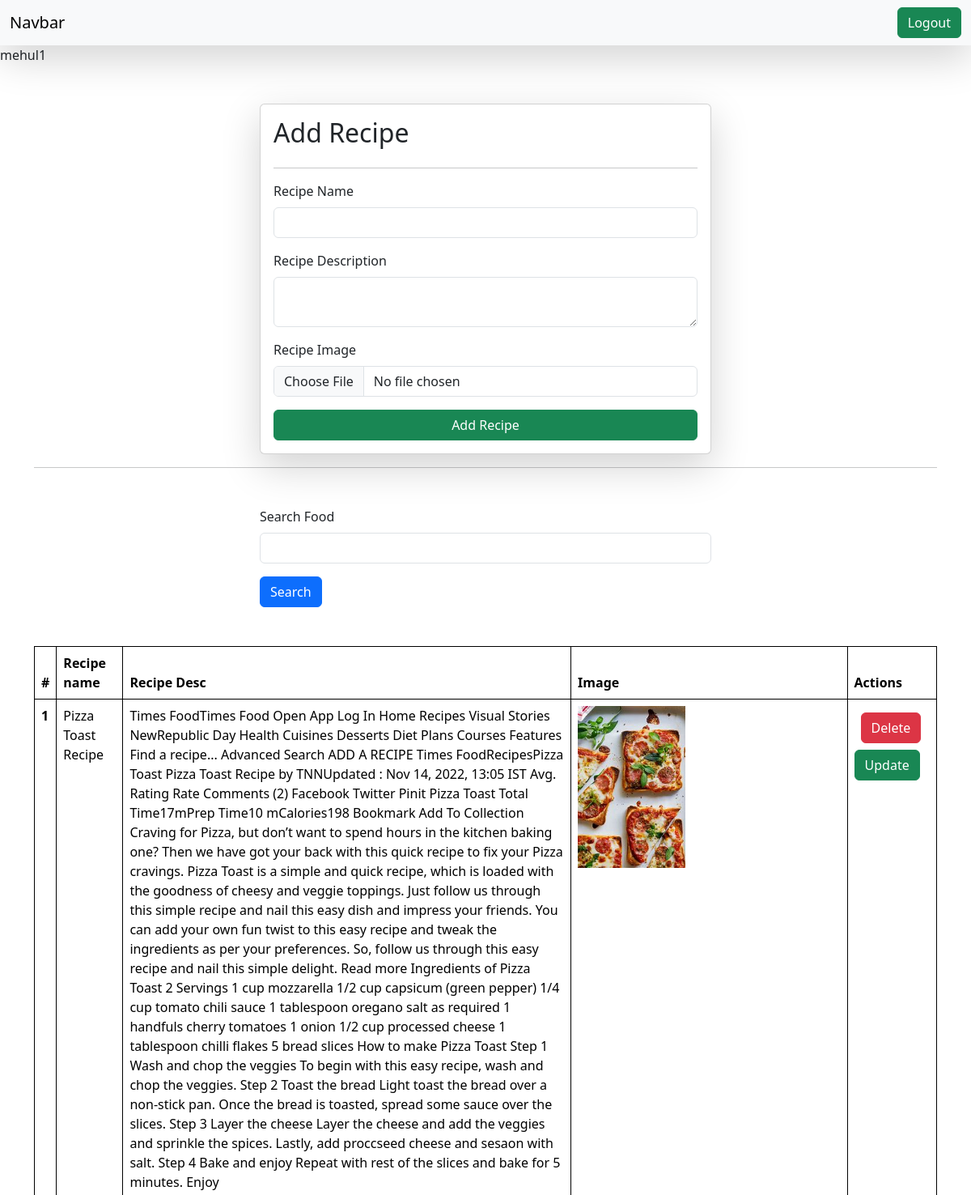
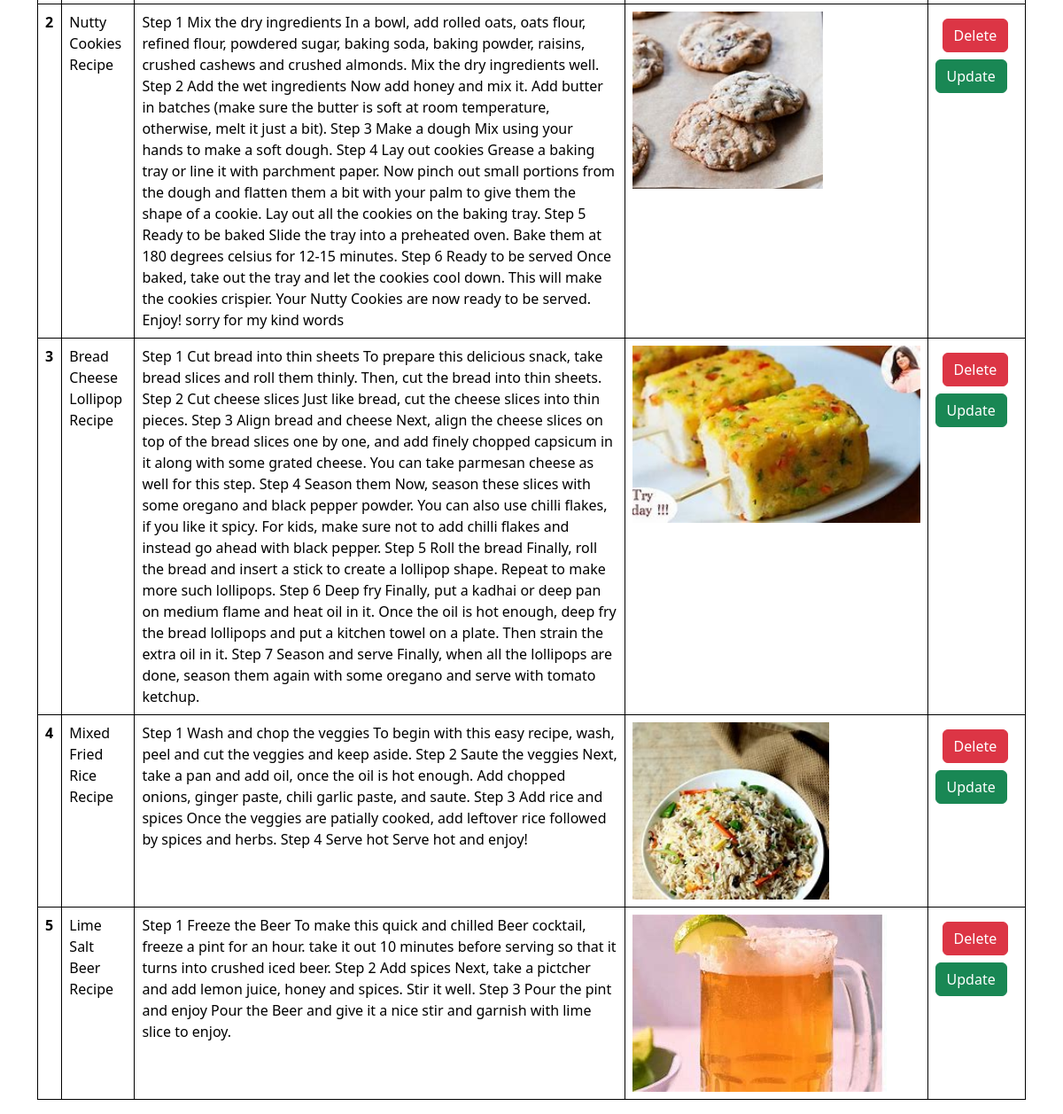
Page /recipes/ (signed in) on the committed database (2 pictures, top to bottom).
### vege/models.py (models this page shows)
class Recipe(models.Model):
    user = models.ForeignKey(User,on_delete=models.SET_NULL,null=True,blank=True)
    recipe_name = models.CharField(max_length=100)
    recipe_description = models.TextField()
    recipe_image = models.ImageField(upload_to="recipe")
    recipe_view_count = models.IntegerField(default=1)

### vege/views.py (the view, shortened to what this page needs)
# urls.py: path('recipes/',recipes,name="recipes"),
@login_required(login_url="/login/")
def recipes(request):
    queryset = Recipe.objects.all()
    if request.GET.get('search'):
        queryset = queryset.filter(recipe_name__icontains = request.GET.get('search'))
        print(f"Search Query: {request.GET.get('search')}")
    context = {'recipes':queryset}
    return render(request, 'recipes.html',context)

### vege/templates/recipes.html (shortened to what this page needs)
{% extends "base.html" %}
{% block start %}
{{request.user}}
<div class="container mt-5">
    <form class="col-6 mx-auto card p-3 shadow-lg" method="post" enctype="multipart/form-data">
        <h2>Add Recipe</h2>
    <hr>
        <div class="mb-3">
          <label for="exampleInputEmail1" class="form-label">Recipe Name</label>
          <input name="recipe_name" required type="text" class="form-control">
        </div>
        <div class="mb-3">
          <label for="exampleInputPassword1" required class="form-label">Recipe Description</label>
          <textarea class="form-control" name="recipe_description"></textarea>
        </div>
        <div class="mb-3">
            <label for="exampleInputPassword1" class="form-label">Recipe Image</label>
            <input type="file" name="recipe_image" class="form-control">
          </div>
        <button type="submit" class="btn btn-success">Add Recipe</button>
      </form>
      <hr>
      <div class="mt-5">
        <div class="mx-auto col-6">
            <form>
                <div class="mb-3">
                    <label for="exampleInputEmail1" class="form-label">Search Food</label>
                    <input name="search" type="text" class="form-control">
                </div>
                <button type="submit" class="btn btn-primary">Search</button>
            </form>
        </div>
      </div>
      <table class="table mt-5">
        <thead>
          <tr>
            <th scope="col">#</th>
            <th scope="col">Recipe name</th>
            <th scope="col">Recipe Desc</th>
            <th scope="col">Image</th>
            <th scope="col">Actions</th>
          </tr>
        </thead>
        <tbody>
            {% for recipe in recipes %}
          <tr>
            <th scope="row">{{forloop.counter}}</th>
            <td>{{recipe.recipe_name}}</td>
            <td>{{recipe.recipe_description}}</td>
            <td><img src="/media/{{recipe.recipe_image}}" style="height:200px"></td>
            <td>
                <a href="/delete-recipe/{{recipe.id}}/" class="btn btn-danger m-2">Delete</a>
                <a href="/update-recipe/{{recipe.id}}/" class="btn btn-success">Update</a>
            </td>
          </tr>
            {% endfor %}
        </tbody>
      </table>
</div>
{% endblock %}

### home/templates/base.html (shortened to what this page needs)
<!DOCTYPE html>
<html lang="en">
<head>
    <link href="https://cdn.jsdelivr.net/npm/bootstrap@5.3.3/dist/css/bootstrap.min.css" rel="stylesheet">
</head>
<body>
    <nav class="navbar bg-body-tertiary bg-primary shadow-lg">
        <div class="container-fluid">
          <a class="navbar-brand">Navbar</a>
          <form class="d-flex" role="search">
            {% if request.user.is_authenticated %}
                <a href="/logout/" class="btn btn-success" type="submit">Logout</a>
            {% else %}
                <a href="/login/" class="btn btn-success" type="submit">Login</a>
            {% endif %}
          </form>
        </div>
      </nav>
    {% block start %}
    {% endblock start %}
</body>
</html>

### home/templates/base.html (style rules this page uses)
table, th, td { border: 1px solid black; }

### rows in the picture
Recipe: recipe_name "Pizza Toast Recipe", recipe_description "Times FoodTimes Food Open App Log In Home Recipes Visual Stories NewRepublic Day Health Cuisines Desserts Diet Plans Courses Features Find a recipe... Advanced Search ADD A RECIPE Times FoodRecipesPizza Toast Pizza Toast Recipe by TNNUpdated : Nov 14, 2022, 13:05 IST Avg. Rating Rate Comments (2) Facebook Twitter Pinit Pizza Toast Total Time17mPrep Time10 mCalories198 Bookmark Add To Collection Craving for Pizza, but don’t want to spend hours in the kitchen baking one? Then we have got your back with this quick recipe to fix your Pizza cravings. Pizza Toast is a simple and quick recipe, which is loaded with the goodness of cheesy and veggie toppings. Just follow us through this simple…", recipe_image (picture)
Recipe: recipe_name "Nutty Cookies Recipe", recipe_description "Step 1 Mix the dry ingredients In a bowl, add rolled oats, oats flour, refined flour, powdered sugar, baking soda, baking powder, raisins, crushed cashews and crushed almonds. Mix the dry ingredients well. Step 2 Add the wet ingredients Now add honey and mix it. Add butter in batches (make sure the butter is soft at room temperature, otherwise, melt it just a bit). Step 3 Make a dough Mix using your hands to make a soft dough. Step 4 Lay out cookies Grease a baking tray or line it with parchment paper. Now pinch out small portions from the dough and flatten them a bit with your palm to give them the shape of a cookie. Lay out all the cookies on the baking tray. Step 5 Ready to be baked…", recipe_image (picture)
Recipe: recipe_name "Bread Cheese Lollipop Recipe", recipe_description "Step 1 Cut bread into thin sheets To prepare this delicious snack, take bread slices and roll them thinly. Then, cut the bread into thin sheets. Step 2 Cut cheese slices Just like bread, cut the cheese slices into thin pieces. Step 3 Align bread and cheese Next, align the cheese slices on top of the bread slices one by one, and add finely chopped capsicum in it along with some grated cheese. You can take parmesan cheese as well for this step. Step 4 Season them Now, season these slices with some oregano and black pepper powder. You can also use chilli flakes, if you like it spicy. For kids, make sure not to add chilli flakes and instead go ahead with black pepper. Step 5 Roll the bread…", recipe_image (picture)
Recipe: recipe_name "Mixed Fried Rice Recipe", recipe_description "Step 1 Wash and chop the veggies To begin with this easy recipe, wash, peel and cut the veggies and keep aside. Step 2 Saute the veggies Next, take a pan and add oil, once the oil is hot enough. Add chopped onions, ginger paste, chili garlic paste, and saute. Step 3 Add rice and spices Once the veggies are patially cooked, add leftover rice followed by spices and herbs. Step 4 Serve hot Serve hot and enjoy!", recipe_image (picture)
Recipe: recipe_name "Lime Salt Beer Recipe", recipe_description "Step 1 Freeze the Beer To make this quick and chilled Beer cocktail, freeze a pint for an hour. take it out 10 minutes before serving so that it turns into crushed iced beer. Step 2 Add spices Next, take a pictcher and add lemon juice, honey and spices. Stir it well. Step 3 Pour the pint and enjoy Pour the Beer and give it a nice stir and garnish with lime slice to enjoy.", recipe_image (picture)

### other values in the picture
{{ request.user }} "mehul1"
